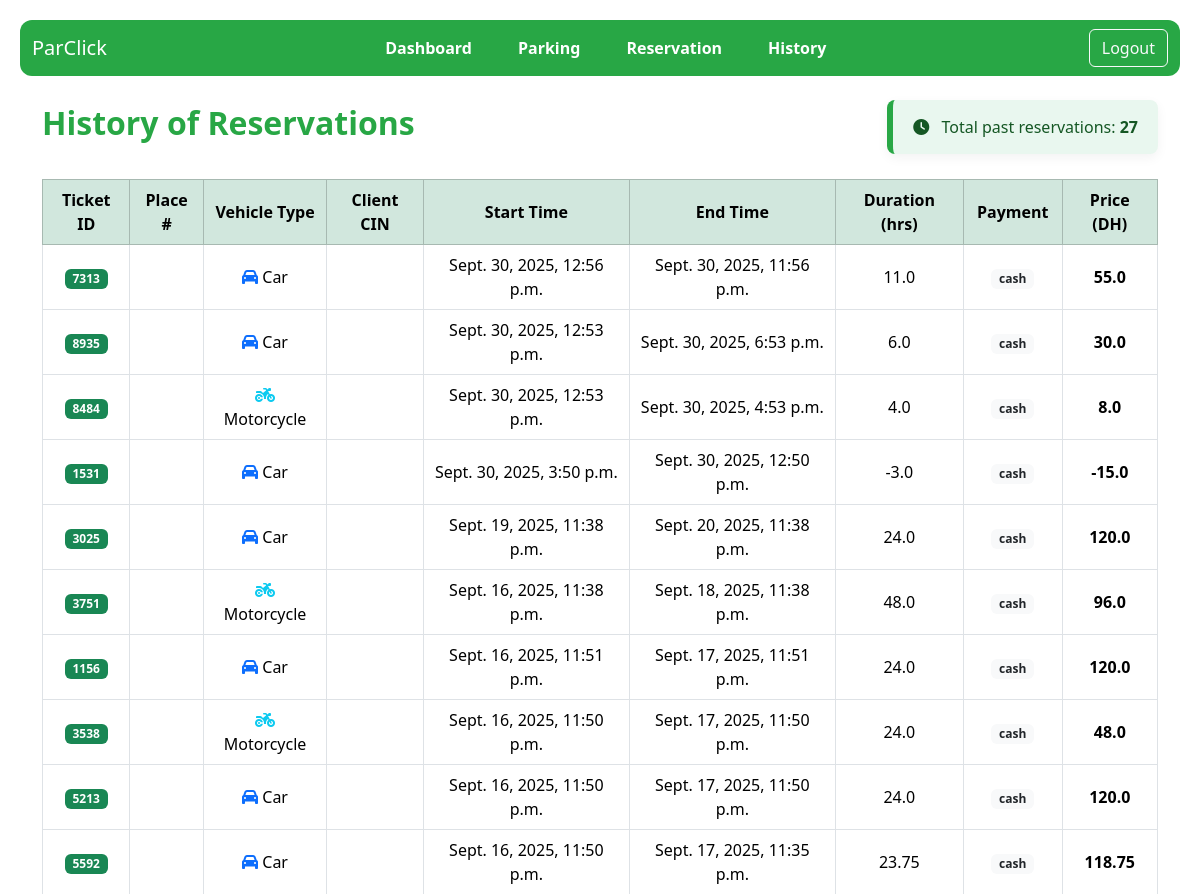
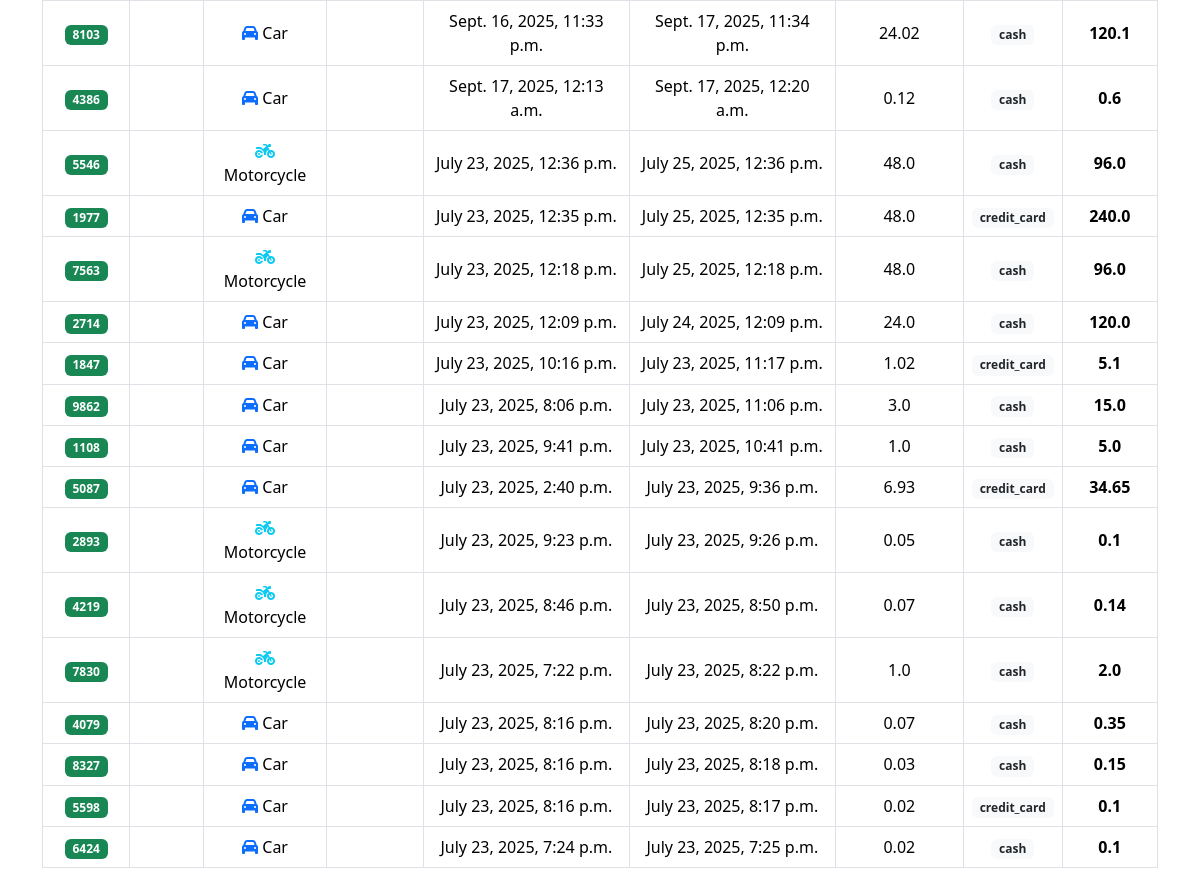
The app's page /employee/history/ (signed in) with its own data (2 pictures, top to bottom).
### client_app/models.py (models this page shows, shortened)
class History(models.Model):
    VEHICLE_TYPES = [
        ('car', 'Car'),
        ('motorcycle', 'Motorcycle')
    ]
    PAYMENT_TYPES = [
        ('cash', 'Cash'),
        ('credit_card', 'Credit Card')
    ]
    ticket_id = models.PositiveIntegerField(unique=True)
    client = models.ForeignKey(settings.AUTH_USER_MODEL, on_delete=models.CASCADE)
    place = models.ForeignKey(ParkingPlace, on_delete=models.SET_NULL, null=True)
    vehicule_type = models.CharField(max_length=10, choices=VEHICLE_TYPES)
    start_time = models.DateTimeField()
    end_time = models.DateTimeField()
    duration = models.FloatField()
    payment_type = models.CharField(max_length=20, choices=PAYMENT_TYPES)
    price = models.FloatField()
    qr_code = models.ImageField(upload_to='qr_codes/', blank=True)

### employee_app/views.py (the view)
# urls.py: path('history/', views.history_view, name='history'),
@staff_required
def history_view(request):
    history = History.objects.all().order_by('-end_time')
    total = history.count()
    return render(request, 'employee_app/history.html', {
        'histories': history,
        'total_past': total
    })

### employee_app/templates/employee_app/history.html (shortened to what this page needs)
{% extends 'employee_app/base_employee.html' %}
{% block content %}
<div class="container mt-4">
    <div class="history-header">
        <h2>History of Reservations</h2>
        <div class="history-summary">
            <i class="fas fa-clock me-2"></i> Total past reservations: <strong>{{ total_past }}</strong>
        </div>
    </div>
    <div class="table-responsive">
        <table class="table table-hover table-bordered text-center align-middle">
            <thead class="table-success">
                <tr>
                    <th>Ticket ID</th>
                    <th>Place #</th>
                    <th>Vehicle Type</th>
                    <th>Client CIN</th>
                    <th>Start Time</th>
                    <th>End Time</th>
                    <th>Duration (hrs)</th>
                    <th>Payment</th>
                    <th>Price (DH)</th>
                </tr>
            </thead>
            <tbody>
                {% for h in histories %}
                <tr>
                    <td><span class="badge bg-success">{{ h.ticket_id }}</span></td>
                    <td>{{ h.place_number }}</td>
                    <td>
                        {% if h.vehicule_type == "car" %}
                        <i class="fas fa-car text-primary"></i> Car
                        {% else %}
                        <i class="fas fa-motorcycle text-info"></i> Motorcycle
                        {% endif %}
                    </td>
                    <td>{{ h.client_cin }}</td>
                    <td>{{ h.start_time }}</td>
                    <td>{{ h.end_time }}</td>
                    <td>{{ h.duration }}</td>
                    <td>
                        <span class="badge bg-light text-dark">{{ h.payment_type }}</span>
                    </td>
                    <td><strong>{{ h.price }}</strong></td>
                </tr>
                {% empty %}
                <tr>
                    <td colspan="9" class="text-center text-muted py-4">No history available.</td>
                </tr>
                {% endfor %}
            </tbody>
        </table>
    </div>
</div>
<link rel="stylesheet" href="https://cdnjs.cloudflare.com/ajax/libs/font-awesome/6.5.0/css/all.min.css">
{% endblock %}

### employee_app/templates/employee_app/base_employee.html (style rules this page uses)
body { padding: 20px; }

### employee_app/templates/employee_app/history.html (style rules this page uses)
.history-header { display: flex; justify-content: space-between; align-items: center; margin-bottom: 25px; }
.history-header h2 { color: #28a745; font-weight: bold; }
.history-summary { background-color: #e9f7ef; border-left: 6px solid #28a745; padding: 15px 20px; border-radius: 8px; color: #155724; font-weight: 500; box-shadow: 0 4px 12px rgba(0, 0, 0, 0.05); }
.table th, .table td { vertical-align: middle !important; }

### records on screen
History: ticket_id "7313", vehicule_type "car" (drawn), start_time "Sept. 30, 2025, 12:56 p.m.", end_time "Sept. 30, 2025, 11:56 p.m.", duration "11.0", payment_type "cash", price "55.0"
History: ticket_id "8935", vehicule_type "car" (drawn), start_time "Sept. 30, 2025, 12:53 p.m.", end_time "Sept. 30, 2025, 6:53 p.m.", duration "6.0", payment_type "cash", price "30.0"
History: ticket_id "8484", vehicule_type "motorcycle" (drawn), start_time "Sept. 30, 2025, 12:53 p.m.", end_time "Sept. 30, 2025, 4:53 p.m.", duration "4.0", payment_type "cash", price "8.0"
History: ticket_id "1531", vehicule_type "car" (drawn), start_time "Sept. 30, 2025, 3:50 p.m.", end_time "Sept. 30, 2025, 12:50 p.m.", duration "-3.0", payment_type "cash", price "-15.0"
History: ticket_id "3025", vehicule_type "car" (drawn), start_time "Sept. 19, 2025, 11:38 p.m.", end_time "Sept. 20, 2025, 11:38 p.m.", duration "24.0", payment_type "cash", price "120.0"
History: ticket_id "3751", vehicule_type "motorcycle" (drawn), start_time "Sept. 16, 2025, 11:38 p.m.", end_time "Sept. 18, 2025, 11:38 p.m.", duration "48.0", payment_type "cash", price "96.0"
History: ticket_id "1156", vehicule_type "car" (drawn), start_time "Sept. 16, 2025, 11:51 p.m.", end_time "Sept. 17, 2025, 11:51 p.m.", duration "24.0", payment_type "cash", price "120.0"
History: ticket_id "3538", vehicule_type "motorcycle" (drawn), start_time "Sept. 16, 2025, 11:50 p.m.", end_time "Sept. 17, 2025, 11:50 p.m.", duration "24.0", payment_type "cash", price "48.0"
History: ticket_id "5213", vehicule_type "car" (drawn), start_time "Sept. 16, 2025, 11:50 p.m.", end_time "Sept. 17, 2025, 11:50 p.m.", duration "24.0", payment_type "cash", price "120.0"
History: ticket_id "5592", vehicule_type "car" (drawn), start_time "Sept. 16, 2025, 11:50 p.m.", end_time "Sept. 17, 2025, 11:35 p.m.", duration "23.75", payment_type "cash", price "118.75"
History: ticket_id "8103", vehicule_type "car" (drawn), start_time "Sept. 16, 2025, 11:33 p.m.", end_time "Sept. 17, 2025, 11:34 p.m.", duration "24.02", payment_type "cash", price "120.1"
History: ticket_id "4386", vehicule_type "car" (drawn), start_time "Sept. 17, 2025, 12:13 a.m.", end_time "Sept. 17, 2025, 12:20 a.m.", duration "0.12", payment_type "cash", price "0.6"
History: ticket_id "5546", vehicule_type "motorcycle" (drawn), start_time "July 23, 2025, 12:36 p.m.", end_time "July 25, 2025, 12:36 p.m.", duration "48.0", payment_type "cash", price "96.0"
History: ticket_id "1977", vehicule_type "car" (drawn), start_time "July 23, 2025, 12:35 p.m.", end_time "July 25, 2025, 12:35 p.m.", duration "48.0", payment_type "credit_card", price "240.0"
History: ticket_id "7563", vehicule_type "motorcycle" (drawn), start_time "July 23, 2025, 12:18 p.m.", end_time "July 25, 2025, 12:18 p.m.", duration "48.0", payment_type "cash", price "96.0"
History: ticket_id "2714", vehicule_type "car" (drawn), start_time "July 23, 2025, 12:09 p.m.", end_time "July 24, 2025, 12:09 p.m.", duration "24.0", payment_type "cash", price "120.0"
History: ticket_id "1847", vehicule_type "car" (drawn), start_time "July 23, 2025, 10:16 p.m.", end_time "July 23, 2025, 11:17 p.m.", duration "1.02", payment_type "credit_card", price "5.1"
History: ticket_id "9862", vehicule_type "car" (drawn), start_time "July 23, 2025, 8:06 p.m.", end_time "July 23, 2025, 11:06 p.m.", duration "3.0", payment_type "cash", price "15.0"
History: ticket_id "1108", vehicule_type "car" (drawn), start_time "July 23, 2025, 9:41 p.m.", end_time "July 23, 2025, 10:41 p.m.", duration "1.0", payment_type "cash", price "5.0"
History: ticket_id "5087", vehicule_type "car" (drawn), start_time "July 23, 2025, 2:40 p.m.", end_time "July 23, 2025, 9:36 p.m.", duration "6.93", payment_type "credit_card", price "34.65"
History: ticket_id "2893", vehicule_type "motorcycle" (drawn), start_time "July 23, 2025, 9:23 p.m.", end_time "July 23, 2025, 9:26 p.m.", duration "0.05", payment_type "cash", price "0.1"
History: ticket_id "4219", vehicule_type "motorcycle" (drawn), start_time "July 23, 2025, 8:46 p.m.", end_time "July 23, 2025, 8:50 p.m.", duration "0.07", payment_type "cash", price "0.14"
History: ticket_id "7830", vehicule_type "motorcycle" (drawn), start_time "July 23, 2025, 7:22 p.m.", end_time "July 23, 2025, 8:22 p.m.", duration "1.0", payment_type "cash", price "2.0"
History: ticket_id "4079", vehicule_type "car" (drawn), start_time "July 23, 2025, 8:16 p.m.", end_time "July 23, 2025, 8:20 p.m.", duration "0.07", payment_type "cash", price "0.35"
History: ticket_id "8327", vehicule_type "car" (drawn), start_time "July 23, 2025, 8:16 p.m.", end_time "July 23, 2025, 8:18 p.m.", duration "0.03", payment_type "cash", price "0.15"
History: ticket_id "5598", vehicule_type "car" (drawn), start_time "July 23, 2025, 8:16 p.m.", end_time "July 23, 2025, 8:17 p.m.", duration "0.02", payment_type "credit_card", price "0.1"
History: ticket_id "6424", vehicule_type "car" (drawn), start_time "July 23, 2025, 7:24 p.m.", end_time "July 23, 2025, 7:25 p.m.", duration "0.02", payment_type "cash", price "0.1"

### other values on screen
{{ total_past }} "27"
